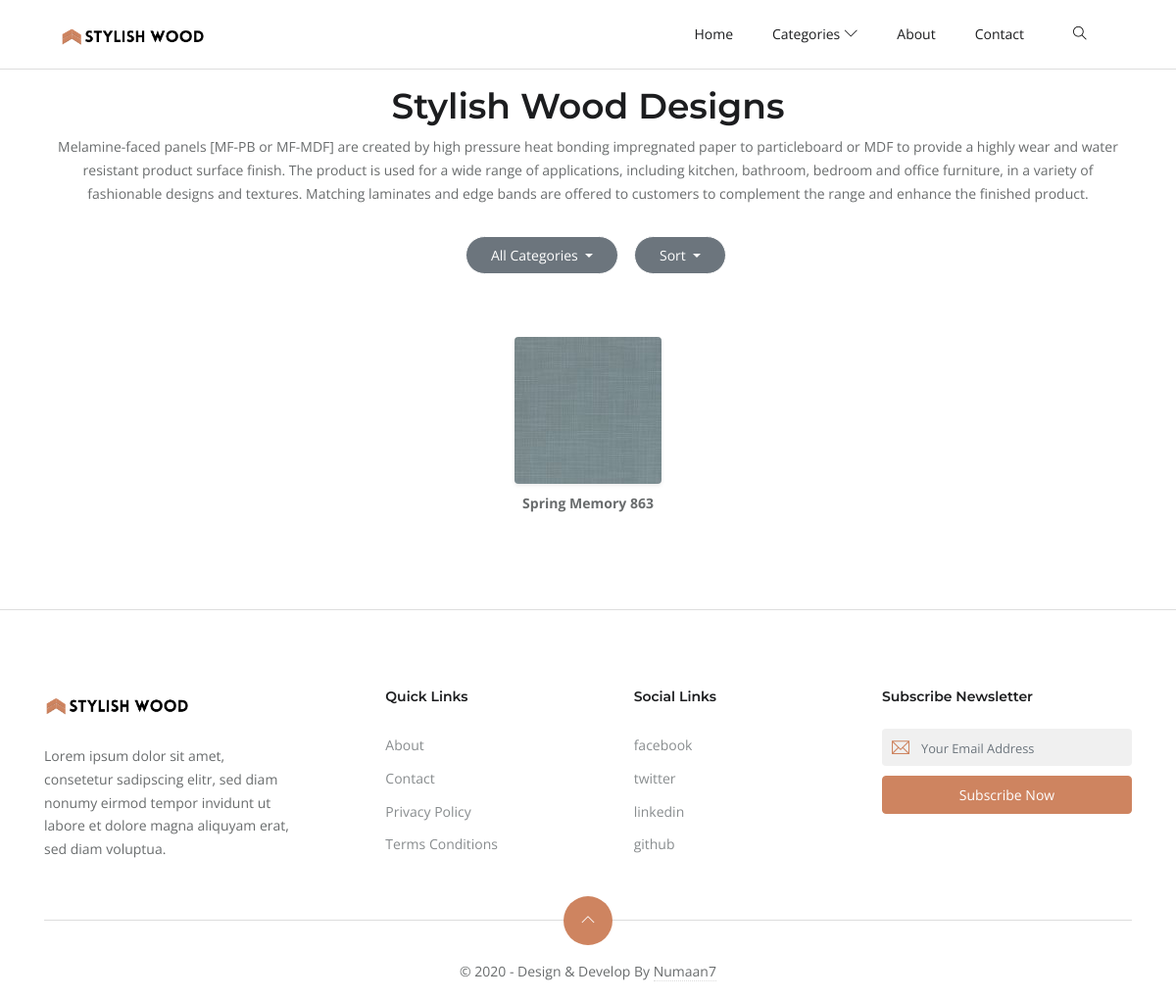
The page /?category=Grey on the database its author committed.
### woodstyles/models.py (models this page shows, shortened)
class Wood(models.Model):
    title=models.CharField(max_length=500)
    image=models.ImageField(upload_to='static/images')
    category=models.ForeignKey(Categorie,on_delete=models.CASCADE)
    date=models.DateTimeField(default=timezone.now)
    class Meta:
        ordering = ('-date',)

### woodstyles/views.py (the view)
# urls.py: path('',views.index,name='home'),
def index(request):
    woods=Wood.objects.all().order_by('-date')
    if request.method=="POST":
        email=request.POST.get('email')
        newsletter(email)
    if request.method=='GET':
        sort=request.GET.get('sort')
        if sort=='atoz':
            woods=Wood.objects.all().order_by('title')
        if sort=='ztoa':
            woods=Wood.objects.all().order_by('-title')
        if sort=='newest':
            woods=Wood.objects.all().order_by('-date')
        if sort=='oldest':
            woods=Wood.objects.all().order_by('date')
        try:
            category=request.GET.get('category')
            cat=get_object_or_404(Categorie,name=category)
            woods=Wood.objects.filter(category=cat)
        except:
            pass
        try:
            search=request.GET.get('s')
            woods=Wood.objects.filter(title__icontains=search)
        except:
            pass
    paginator = Paginator(woods, 10) # 10 posts in each page
    page = request.GET.get('page')
    try:
        woods = paginator.page(page)
    except PageNotAnInteger:
        woods = paginator.page(1)
    except EmptyPage:
        woods = paginator.page(paginator.num_pages)
    category=Categorie.objects.all()
    return render(request,'index.html',{'woods':woods,'categories':category, page:'pages'})

### templates/index.html (shortened to what this page needs)
{% extends 'base.html' %}
{% load static %}
{% block body %}
 <div class="text-center my-3">
    <h2>Stylish Wood Designs</h2>
    <p>Melamine-faced panels [MF-PB or MF-MDF] are created by high pressure heat bonding impregnated paper to particleboard or MDF to provide a highly wear and water resistant product surface finish.
        The product is used for a wide range of applications, including kitchen, bathroom, bedroom and office furniture, in a variety of fashionable designs and textures.
        Matching laminates and edge bands are offered to customers to complement the range and enhance the finished product.</p>
 </div>
<div class="d-flex justify-content-center">
 <div class="dropdown my-3 mx-3">
    <button class="btn btn-secondary dropdown-toggle" type="button" data-bs-toggle="dropdown" aria-expanded="false">
      All Categories
    </button>
  </div>
  <div class="dropdown my-3">
    <button class="btn btn-secondary dropdown-toggle" type="button" data-bs-toggle="dropdown" aria-expanded="false">
    Sort
    </button>
  </div>
</div>
<div class="infinite-container">
{% for wood in woods %}
<div class="my-5 text-center infinite-item ">
<img src="{{wood.image.url}}" data-bs-toggle="modal" data-bs-target="#exampleModal{{wood.id}}" class="rounded mx-auto d-block shadow-sm  bg-body-tertiary" title="image of {{wood.title}}" alt="image of {{wood.title}}">
<p class="my-2" style="font-weight:bolder;">{{wood.title|title}}</p>
</div>
{% endfor %}
</div>
{% endblock body %}

### static/css/style.css (style rules this page uses)
body { line-height: 1.7; font-family: "Open Sans", sans-serif; -webkit-font-smoothing: antialiased; color: #696c6d; font-size: 14px; }
p, .paragraph { font-weight: 400; color: #696c6d; font-size: 14px; line-height: 1.7; font-family: "Open Sans", sans-serif; }
h1, h2, h3, h4, h5, h6 { color: #1c1d1f; font-family: "Montserrat", sans-serif; font-weight: 600; line-height: 1.2; }
h2, .h2 { font-size: 36px; }
.btn { font-size: 14px; font-family: "Open Sans", sans-serif; text-transform: capitalize; padding: 8px 25px; border-radius: 50px; border: 1px solid; position: relative; z-index: 1; transition: 0.2s ease; }
body { background-color: #fff; overflow-x: hidden; }
img { vertical-align: middle; border: 0; }
a, button, select { cursor: pointer; transition: 0.2s ease; }

### rows shown on the page
Wood: image (picture), title "Spring Memory 863"
